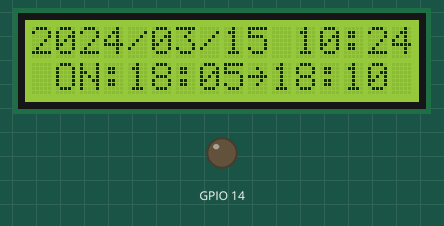
A program run on a simulated Raspberry Pi (BCM pin numbers). On the bench: 16×2 character LCD, output pins drawn as LEDs (lit = HIGH). The clock reads 2024-03-15 10:24:30 at power-on unless the program sets it; what the program prints to the terminal is not drawn.

Above: at 0.2 s.
At 28.1 s:
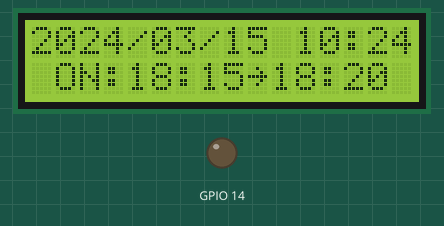
At 47.4 s:
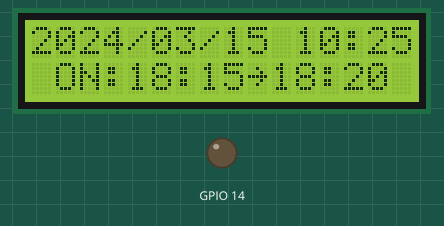
At 62.5 s:
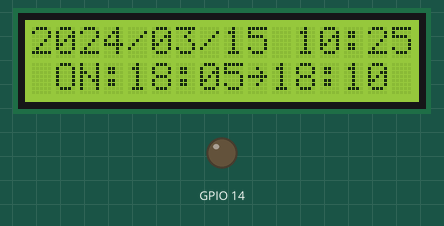
At 92.5 s:
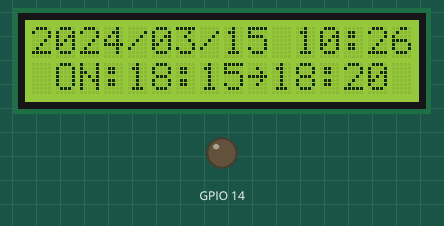
At 126.8 s:
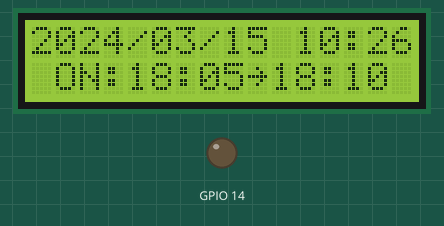

The program:

power2.py
```python
#!/usr/bin/env python3
# -*- coding: utf-8 -*-

import RPi.GPIO as GPIO
import datetime
import os.path as path
from datetime import date
import time
import calendar
from libraryCH.device.i2cLCD import i2cLCD
import subprocess

GPIO.setmode(GPIO.BCM)

#Pin for control relay module
GPIO.setup(14, GPIO.OUT)
GPIO.output(14, GPIO.LOW)

#location for schedule files
pathSchedule = "/boot/poweron/"

lcd = i2cLCD(addr=0x27, width=16)

def time_in_range(start, end, x):
    """Return true if x is in the range [start, end]"""
    if start <= end:
        return start <= x <= end
    else:
        return start <= x or x <= end

def getIP(interface):
    address = subprocess.check_output("/sbin/ifconfig " + interface + " | grep inet | grep -v inet6 | awk '{print $2}' | sed 's/addr://'i", shell=True)
    #address = address.decode('utf-8')
    return str(address)


class PowerRelay:
    def __init__(self, path_Schedule):
        self.startList = []
        self.endList = []
        self.powerStatus = False
        self.lastDate = 0
        self.pathSchedule = path_Schedule
        self.status = False
        self.lastStatus = False
        self.activeSchedule = ""
        self.scheduleList = ""

    def readSchedule(self):
        my_date = date.today()

        if(my_date != self.lastDate):
            fileName = calendar.day_name[my_date.weekday()]
            filePath = self.pathSchedule + fileName + ".txt"
            if(path.isfile(filePath)==False):
                fileName = "Others.txt"
                filePath = self.pathSchedule + fileName

            print(filePath)

            f = open(filePath,"r")
            self.startList = []
            self.endList = []

            for line in f:
                lineString = line.replace("\n","")
                (startTime, endTime)  = (lineString.split("~"))
                hms_s = startTime.split(":")
                hms_e = endTime.split(":")

                if(int(hms_s[0])>23): hms_s[0]="23"
                if(int(hms_e[0])>23): hms_e[0]="23"
                if(int(hms_s[1])>59): hms_s[1]="59"
                if(int(hms_e[1])>59): hms_e[1]="59"
                if(int(hms_s[2])>59): hms_s[2]="59"
                if(int(hms_e[2])>59): hms_e[2]="59"

                timeStart = datetime.time(int(hms_s[0]), int(hms_s[1]), int(hms_s[2]))
                timeEnd = datetime.time(int(hms_e[0]), int(hms_e[1]), int(hms_e[2]))

                self.startList.append(timeStart)
                self.endList.append(timeEnd)

            f.close()

            self.lastDate = my_date

    def updateActionTake(self):
        cmd = 0
        now = datetime.datetime.now().time()

        for startTime, endTime in zip(self.startList, self.endList):
            cmd = cmd + 1
            self.activeSchedule = " " + startTime.strftime('%H:%M') + " to " + endTime.strftime('%H:%M')

        if(cmd>0):
            self.powerStatus = True
        else:
            self.powerStatus = False


i = 0
TimerPower = PowerRelay(pathSchedule)

while True:
    TimerPower.readSchedule()
    TimerPower.updateActionTake()

    now = datetime.datetime.now()
    timeNow = now.strftime('%Y/%m/%d %H:%M')

#    if(TimerPower.powerStatus != TimerPower.lastStatus):
    statusPower="ON" if(TimerPower.powerStatus==True) else "OFF"

    line01 = "{}".format(timeNow)

    ii=0 if(i>len(TimerPower.startList)-1) else i

    timeStart = str(TimerPower.startList[ii])
    timeEnd = str(TimerPower.endList[ii])
    line02 = " ON:{}~{}".format(timeStart[:5], timeEnd[:5])


    lcd.display( line01, 0)
    lcd.display( line02, 1)

    i=0 if(i>len(TimerPower.startList)-1) else i+1

    print(i, ii)

    time.sleep(2)
```

i2cLCD.py
```python
########################################################
# Usage:
#    from libraryCH.device.i2cLCD import i2cLCD
#    lcd = i2cLCD()  or lcd = i2cLCD(addr=0x27, width=16)
#
#########################################################
import smbus, time

#Open I2C interface
#bus = smbus.SMBus(0)  # Rev 1 Pi uses 0
#bus = smbus.SMBus(1) # Rev 2 Pi uses 1

class i2cLCD:
    def __init__(self, addr=0x27, width=16):
        self.I2C_ADDR = addr
        self.LCD_WIDTH = width
        # Define some device constants
        self.LCD_CHR = 1 # Mode - Sending data
        self.LCD_CMD = 0 # Mode - Sending command

        self.LCD_LINE_1 = 0x80 # LCD RAM address for the 1st line
        self.LCD_LINE_2 = 0xC0 # LCD RAM address for the 2nd line
        self.LCD_LINE_3 = 0x94 # LCD RAM address for the 3rd line
        self.LCD_LINE_4 = 0xD4 # LCD RAM address for the 4th line

        self.LCD_BACKLIGHT  = 0x08  # On
        #self.LCD_BACKLIGHT = 0x00  # Off

        self.ENABLE = 0b00000100 # Enable bit

        # Timing constants
        self.E_PULSE = 0.0005
        self.E_DELAY = 0.0005
        #Open I2C interface
        #bus = smbus.SMBus(0)  # Rev 1 Pi uses 0
        self.bus = smbus.SMBus(1) # Rev 2 Pi uses 1

        # Initialise display
        self.lcd_byte(0x33,self.LCD_CMD) # 110011 Initialise
        self.lcd_byte(0x32,self.LCD_CMD) # 110010 Initialise
        self.lcd_byte(0x06,self.LCD_CMD) # 000110 Cursor move direction
        self.lcd_byte(0x0C,self.LCD_CMD) # 001100 Display On,Cursor Off, Blink Off
        self.lcd_byte(0x28,self.LCD_CMD) # 101000 Data length, number of lines, font size
        self.lcd_byte(0x01,self.LCD_CMD) # 000001 Clear display

        time.sleep(self.E_DELAY)

    def lcd_byte(self, bits, mode):
        # Send byte to data pins
        # bits = the data
        # mode = 1 for data
        #        0 for command

        bits_high = mode | (bits & 0xF0) | self.LCD_BACKLIGHT
        bits_low = mode | ((bits<<4) & 0xF0) | self.LCD_BACKLIGHT

        # High bits
        self.bus.write_byte(self.I2C_ADDR, bits_high)
        self.lcd_toggle_enable(bits_high)

        # Low bits
        self.bus.write_byte(self.I2C_ADDR, bits_low)
        self.lcd_toggle_enable(bits_low)

    def lcd_toggle_enable(self, bits):
        # Toggle enable
        time.sleep(self.E_DELAY)
        self.bus.write_byte(self.I2C_ADDR, (bits | self.ENABLE))
        time.sleep(self.E_PULSE)
        self.bus.write_byte(self.I2C_ADDR,(bits & ~self.ENABLE))
        time.sleep(self.E_DELAY)

    def display(self, message, line):
        # Send string to display
        if(line==0):
            line = self.LCD_LINE_1
        elif(line==1):
            line = self.LCD_LINE_2
        elif(line==2):
            line = self.LCD_LINE_3
        elif(line==3):
            line = self.LCD_LINE_4
        else:
            line = self.LCD_LINE_4

        message = message.ljust(self.LCD_WIDTH," ")

        self.lcd_byte(line, self.LCD_CMD)

        for i in range(self.LCD_WIDTH):
            self.lcd_byte(ord(message[i]),self.LCD_CHR)

    def clear(self,line=9):
        if(line==9):
            for i in range(3):
                self.display("                    ", i)

        else:
            self.display("                    ", line)
```

Measured:
- what the display in image 0 shows lasts 2.1 s, from 0.2 s to 2.3 s
- what the display in image 3 shows lasts 4.3 s, from 62.4 s to 66.7 s
